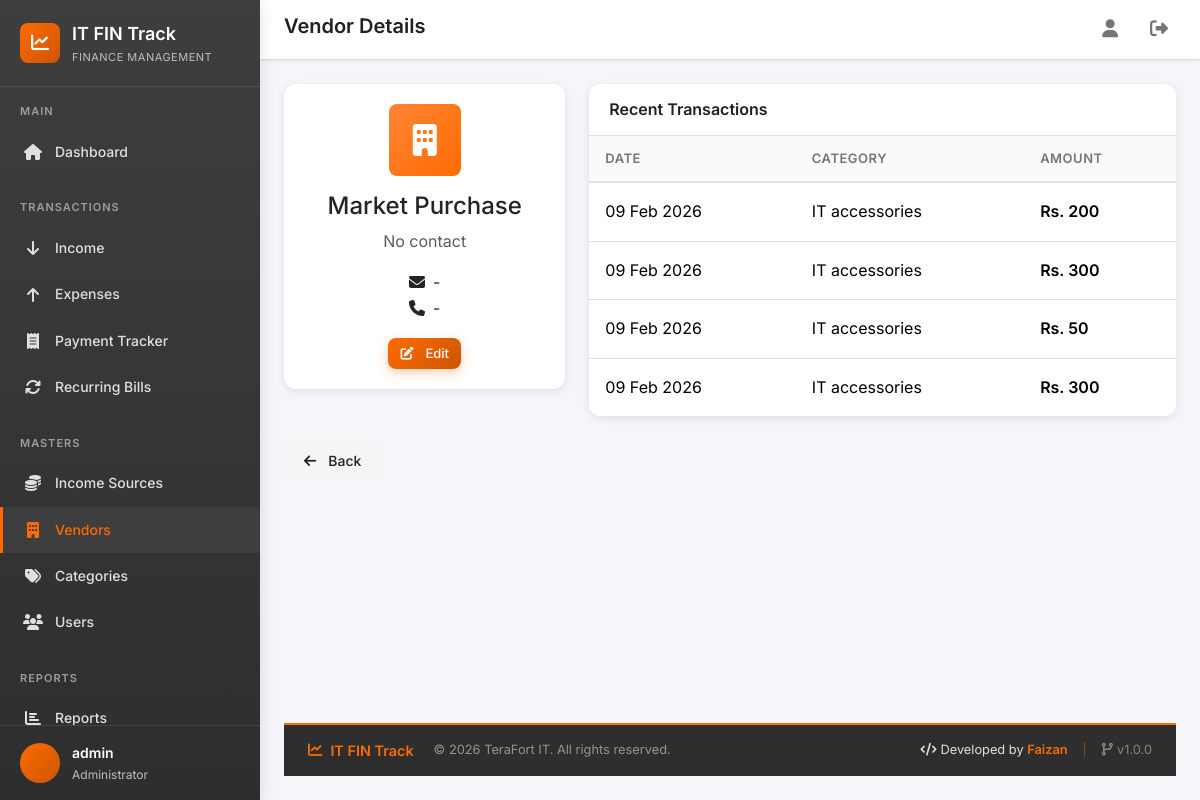
/vendors/1/ (signed in), run on the app's committed database.
### core/models/user.py (models this page shows, shortened)
class User(AbstractUser):
    class Role(models.TextChoices):
        ADMIN = 'admin', 'Administrator'
        EXECUTIVE = 'executive', 'IT Executive'
        ACCOUNTANT = 'accountant', 'Accountant'
        MANAGER = 'manager', 'Manager'
        VIEWER = 'viewer', 'Viewer'
    role = models.CharField(
        max_length=20,
        choices=Role.choices,
        default=Role.VIEWER,
        help_text='User role determines access permissions'
    )
    department = models.CharField(
        max_length=100,
        blank=True,
        default='IT',
        help_text='Department the user belongs to'
    )
    phone = models.CharField(
        max_length=20,
        blank=True,
        help_text='Contact phone number'
    )
    is_soft_deleted = models.BooleanField(
        default=False,
        help_text='Soft delete flag - never lose data'
    )
    created_at = models.DateTimeField(auto_now_add=True)
    updated_at = models.DateTimeField(auto_now=True)
    class Meta:
        verbose_name = 'User'
        verbose_name_plural = 'Users'
        ordering = ['-created_at']
    @property
    def is_admin(self):
        return self.role == self.Role.ADMIN
    @property
    def can_edit(self):
        return self.role in [self.Role.ADMIN, self.Role.EXECUTIVE, self.Role.ACCOUNTANT]

### core/models/vendor.py (models this page shows, shortened)
class Vendor(models.Model):
    name = models.CharField(
        max_length=200,
        help_text='Vendor/Company name'
    )
    contact_person = models.CharField(
        max_length=100,
        blank=True,
        help_text='Primary contact person'
    )
    email = models.EmailField(
        blank=True,
        help_text='Contact email'
    )
    phone = models.CharField(
        max_length=20,
        blank=True,
        help_text='Contact phone number'
    )
    address = models.TextField(
        blank=True,
        help_text='Vendor address'
    )
    gst_number = models.CharField(
        max_length=50,
        blank=True,
        help_text='GST/Tax registration number'
    )
    bank_details = models.TextField(
        blank=True,
        help_text='Bank account details for payments'
    )
    notes = models.TextField(
        blank=True,
        help_text='Additional notes about the vendor'
    )
    is_active = models.BooleanField(
        default=True,
        help_text='Is this vendor currently active?'
    )
    is_soft_deleted = models.BooleanField(
        default=False,
        help_text='Soft delete flag'
    )
    created_at = models.DateTimeField(auto_now_add=True)
    updated_at = models.DateTimeField(auto_now=True)
    class Meta:
        verbose_name = 'Vendor'
        verbose_name_plural = 'Vendors'
        ordering = ['name']

### core/models/expense.py (models this page shows, shortened)
class Expense(models.Model):
    class Status(models.TextChoices):
        PENDING = 'pending', 'Pending Approval'
        APPROVED = 'approved', 'Approved'
        REJECTED = 'rejected', 'Rejected'
    category = models.ForeignKey(
        'Category',
        on_delete=models.PROTECT,
        related_name='expenses',
        help_text='Expense category'
    )
    vendor = models.ForeignKey(
        'Vendor',
        on_delete=models.PROTECT,
        related_name='expenses',
        null=True,
        blank=True,
        help_text='Vendor/Supplier'
    )
    linked_income = models.ForeignKey(
        'Income',
        on_delete=models.SET_NULL,
        related_name='linked_expenses',
        null=True,
        blank=True,
        help_text='Income source for this expense'
    )
    amount = models.DecimalField(
        max_digits=12,
        decimal_places=2,
        help_text='Expense amount'
    )
    date = models.DateField(
        help_text='Date of expense'
    )
    description = models.TextField(
        help_text='Description of the expense'
    )
    purpose = models.CharField(
        max_length=300,
        blank=True,
        help_text='Purpose or project for this expense'
    )
    invoice_number = models.CharField(
        max_length=100,
        blank=True,
        help_text='Invoice/Bill number'
    )
    status = models.CharField(
        max_length=20,
        choices=Status.choices,
        default=Status.PENDING,
        help_text='Approval status'
    )
    approved_by = models.ForeignKey(
        settings.AUTH_USER_MODEL,
        on_delete=models.SET_NULL,
        null=True,
        blank=True,
        related_name='expenses_approved',
        help_text='User who approved this expense'
    )
    approved_date = models.DateTimeField(
        null=True,
        blank=True,
        help_text='Date and time of approval'
    )
    rejection_reason = models.TextField(
        blank=True,
        help_text='Reason for rejection (if rejected)'
    )
    created_by = models.ForeignKey(
        settings.AUTH_USER_MODEL,
        on_delete=models.PROTECT,
        related_name='expenses_created',
        help_text='User who created this record'
    )
    is_soft_deleted = models.BooleanField(
        default=False,
        help_text='Soft delete flag'
    )
    created_at = models.DateTimeField(auto_now_add=True)
    updated_at = models.DateTimeField(auto_now=True)
    class Meta:
        verbose_name = 'Expense'
        verbose_name_plural = 'Expenses'
        ordering = ['-date', '-created_at']

### core/models/category.py (models this page shows, shortened)
class Category(models.Model):
    name = models.CharField(
        max_length=100,
        unique=True,
        help_text='Category name'
    )
    description = models.TextField(
        blank=True,
        help_text='Category description'
    )
    icon = models.CharField(
        max_length=50,
        blank=True,
        default='fa-folder',
        help_text='Font Awesome icon class'
    )
    color = models.CharField(
        max_length=7,
        default='#FF6B01',
        help_text='Category color (hex code)'
    )
    is_active = models.BooleanField(
        default=True,
        help_text='Is this category currently active?'
    )
    is_soft_deleted = models.BooleanField(
        default=False,
        help_text='Soft delete flag'
    )
    created_at = models.DateTimeField(auto_now_add=True)
    updated_at = models.DateTimeField(auto_now=True)
    class Meta:
        verbose_name = 'Category'
        verbose_name_plural = 'Categories'
        ordering = ['name']

### core/views/vendor.py (the view)
# urls.py: path('vendors/<int:pk>/', vendor_views.vendor_detail, name='vendor_detail'),
@login_required
def vendor_detail(request, pk):
    vendor = get_object_or_404(Vendor, pk=pk, is_soft_deleted=False)
    expenses = vendor.expenses.filter(is_soft_deleted=False).order_by('-date')[:20]
    return render(request, 'core/vendor/detail.html', {
        'vendor': vendor,
        'expenses': expenses,
    })

### core/context_processors.py (called while the page is built)
def theme_colors(request):
    return {
        'THEME_COLORS': getattr(settings, 'THEME_COLORS', {}),
    }

### templates/core/vendor/detail.html (shortened to what this page needs)
{% extends 'base.html' %}
{% block page_title %}Vendor Details{% endblock %}
{% block content %}
<div class="fade-in">
    <div class="row">
        <div class="col-lg-4">
            <div class="card">
                <div class="card-body text-center">
                    <div class="stat-icon accent mx-auto mb-3" style="width:72px;height:72px;font-size:32px;">
                        <i class="fas fa-building"></i>
                    </div>
                    <h4>{{ vendor.name }}</h4>
                    <p class="text-muted">{{ vendor.contact_person|default:"No contact" }}</p>
                    <div class="mb-3">
                        <i class="fas fa-envelope me-2"></i>{{ vendor.email|default:"-" }}<br>
                        <i class="fas fa-phone me-2"></i>{{ vendor.phone|default:"-" }}
                    </div>
                    {% if request.user.can_edit %}
                    <a href="{% url 'core:vendor_edit' vendor.pk %}" class="btn btn-primary btn-sm">
                        <i class="fas fa-edit me-1"></i>Edit
                    </a>
                    {% endif %}
                </div>
            </div>
        </div>
        <div class="col-lg-8">
            <div class="card">
                <div class="card-header">
                    <h5 class="card-title mb-0">Recent Transactions</h5>
                </div>
                <div class="card-body p-0">
                    {% if expenses %}
                    <div class="table-responsive">
                        <table class="table mb-0">
                            <thead>
                                <tr><th>Date</th><th>Category</th><th>Amount</th></tr>
                            </thead>
                            <tbody>
                                {% for expense in expenses %}
                                <tr>
                                    <td>{{ expense.date|date:"d M Y" }}</td>
                                    <td>{{ expense.category.name }}</td>
                                    <td class="amount-negative">Rs. {{ expense.amount|floatformat:0 }}</td>
                                </tr>
                                {% endfor %}
                            </tbody>
                        </table>
                    </div>
                    {% else %}
                    <div class="p-4 text-center text-muted">No transactions with this vendor yet.</div>
                    {% endif %}
                </div>
            </div>
        </div>
    </div>
    <div class="mt-4">
        <a href="{% url 'core:vendor_list' %}" class="btn btn-light"><i class="fas fa-arrow-left me-1"></i>Back</a>
    </div>
</div>
{% endblock %}

### templates/base.html (shortened to what this page needs)
{% load static %}
<!DOCTYPE html>
<html lang="en">
<head>
    <link href="https://cdn.jsdelivr.net/npm/bootstrap@5.3.2/dist/css/bootstrap.min.css" rel="stylesheet">
    <link rel="stylesheet" href="https://cdnjs.cloudflare.com/ajax/libs/font-awesome/6.5.1/css/all.min.css">
    <link rel="stylesheet" href="{% static 'css/style.css' %}">
</head>
<body>
    <div class="app-container">
        <aside class="sidebar" id="sidebar">
            <div class="sidebar-header">
                <div class="sidebar-logo">
                    <i class="fas fa-chart-line"></i>
                </div>
                <div>
                    <div class="sidebar-title">IT FIN Track</div>
                    <div class="sidebar-subtitle">Finance Management</div>
                </div>
            </div>
            <nav class="sidebar-nav">
                <div class="nav-section">
                    <div class="nav-section-title">Main</div>
                    <a href="{% url 'core:dashboard' %}" class="nav-link {% if request.resolver_match.url_name == 'dashboard' %}active{% endif %}">
                        <i class="fas fa-home"></i>
                        <span>Dashboard</span>
                    </a>
                </div>
                <div class="nav-section">
                    <div class="nav-section-title">Transactions</div>
                    <a href="{% url 'core:income_list' %}" class="nav-link {% if 'income' in request.resolver_match.url_name and 'source' not in request.resolver_match.url_name %}active{% endif %}">
                        <i class="fas fa-arrow-down"></i>
                        <span>Income</span>
                    </a>
                    <a href="{% url 'core:expense_list' %}" class="nav-link {% if 'expense' in request.resolver_match.url_name %}active{% endif %}">
                        <i class="fas fa-arrow-up"></i>
                        <span>Expenses</span>
                    </a>
                    <a href="{% url 'core:payment_tracker' %}" class="nav-link {% if 'payment_tracker' in request.resolver_match.url_name %}active{% endif %}">
                        <i class="fas fa-receipt"></i>
                        <span>Payment Tracker</span>
                    </a>
                    <a href="{% url 'core:recurring_bill_list' %}" class="nav-link {% if 'recurring_bill' in request.resolver_match.url_name %}active{% endif %}">
                        <i class="fas fa-sync"></i>
                        <span>Recurring Bills</span>
                    </a>
                </div>
                <div class="nav-section">
                    <div class="nav-section-title">Masters</div>
                    <a href="{% url 'core:income_source_list' %}" class="nav-link {% if 'income_source' in request.resolver_match.url_name %}active{% endif %}">
                        <i class="fas fa-coins"></i>
                        <span>Income Sources</span>
                    </a>
                    <a href="{% url 'core:vendor_list' %}" class="nav-link {% if 'vendor' in request.resolver_match.url_name %}active{% endif %}">
                        <i class="fas fa-building"></i>
                        <span>Vendors</span>
                    </a>
                    <a href="{% url 'core:category_list' %}" class="nav-link {% if 'category' in request.resolver_match.url_name %}active{% endif %}">
                        <i class="fas fa-tags"></i>
                        <span>Categories</span>
                    </a>
                    {% if request.user.is_admin %}
                    <a href="{% url 'core:user_list' %}" class="nav-link {% if 'user_' in request.resolver_match.url_name %}active{% endif %}">
                        <i class="fas fa-users"></i>
                        <span>Users</span>
                    </a>
                    {% endif %}
                </div>
                <div class="nav-section">
                    <div class="nav-section-title">Reports</div>
                    <a href="{% url 'core:report_dashboard' %}" class="nav-link {% if request.resolver_match.url_name == 'report_dashboard' %}active{% endif %}">
                        <i class="fas fa-chart-bar"></i>
                        <span>Reports</span>
                    </a>
                </div>
            </nav>
            <div class="sidebar-footer">
                <div class="user-info">
                    <div class="user-avatar">
                    </div>
                    <div>
                        <div class="user-name">{{ request.user.get_full_name|default:request.user.username }}</div>
                        <div class="user-role">{{ request.user.get_role_display }}</div>
                    </div>
                </div>
            </div>
        </aside>
        <main class="main-content">
            <header class="top-header">
                <div class="header-left">
                    <h1 class="page-title">{% block page_title %}Dashboard{% endblock %}</h1>
                </div>
                <div class="header-right">
                    <a href="{% url 'core:profile' %}" class="header-btn" title="Profile">
                        <i class="fas fa-user"></i>
                    </a>
                    <a href="{% url 'core:logout' %}" class="header-btn" title="Logout">
                        <i class="fas fa-sign-out-alt"></i>
                    </a>
                </div>
            </header>
            {% block content %}{% endblock %}
            <footer class="app-footer">
                <div class="footer-content">
                    <div class="footer-left">
                        <span class="footer-brand">
                            <i class="fas fa-chart-line me-2"></i>IT FIN Track
                        </span>
                        <span class="footer-copyright">
                            &copy; {% now "Y" %} TeraFort IT. All rights reserved.
                        </span>
                    </div>
                    <div class="footer-right">
                        <span class="footer-developer">
                            <i class="fas fa-code me-1"></i>Developed by <strong>Faizan</strong>
                        </span>
                        <span class="footer-divider">|</span>
                        <span class="footer-version">
                            <i class="fas fa-code-branch me-1"></i>v1.0.0
                        </span>
                    </div>
                </div>
            </footer>
        </main>
    </div>
</body>
</html>

### data on the page
User: user.get_full_name "admin", user.role "Administrator"
Vendor: name "Market Purchase", contact_person "No contact", email "-", phone "-"
Expense: date "09 Feb 2026", category.name "IT accessories", amount "200"
Expense: date "09 Feb 2026", category.name "IT accessories", amount "300"
Expense: date "09 Feb 2026", category.name "IT accessories", amount "50"
Expense: date "09 Feb 2026", category.name "IT accessories", amount "300"
